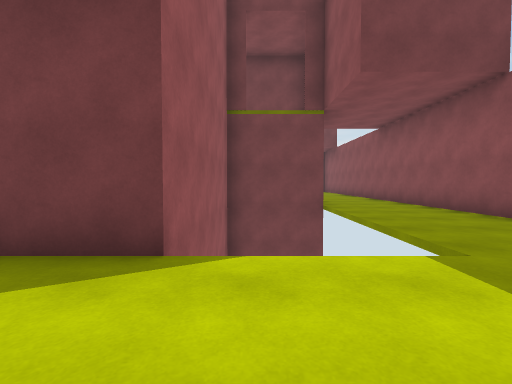
view 1 (above)

24 first-person views from a walk through a 3-D level made in the Unity game engine. The camera is 1.2 m above the floor, tilts 2° down and sees 85° across. The floor is counted in squares, 2 m on a side. Each view is taken from the middle of a square. On the plan, view 1 faces up. The plan holds only what a view shows up to about 9 squares ahead; the rest is blank. The place goes on beyond the plan. Some animated figures are not drawn.

view 2
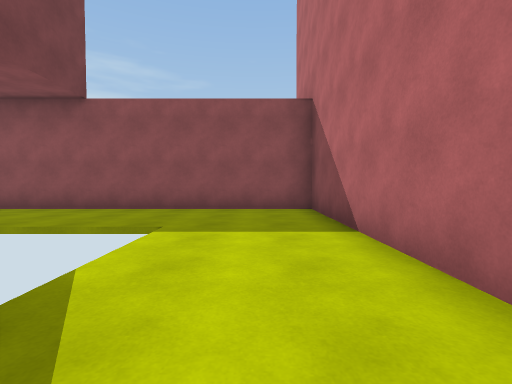

view 3
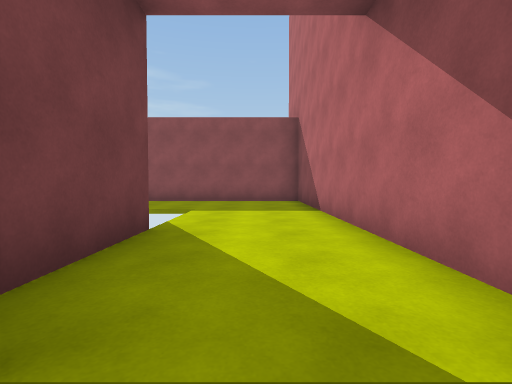

view 4
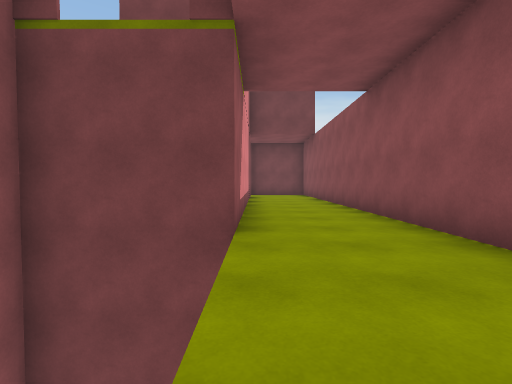

view 5
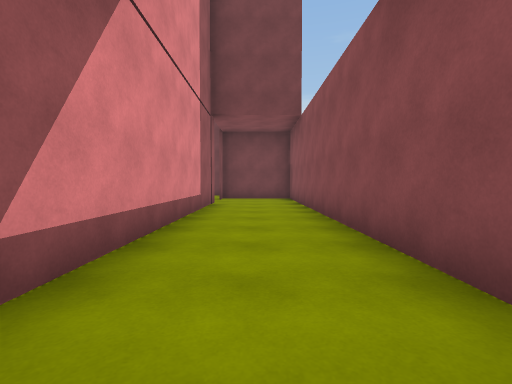

view 6
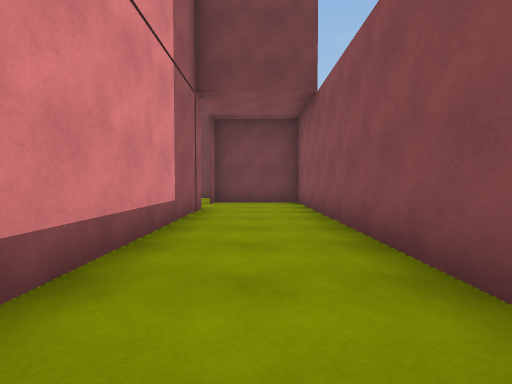

view 7
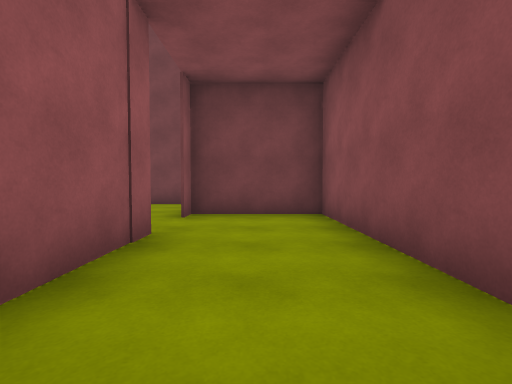

view 8
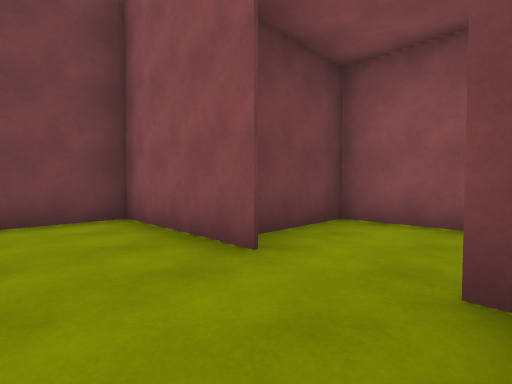

view 9
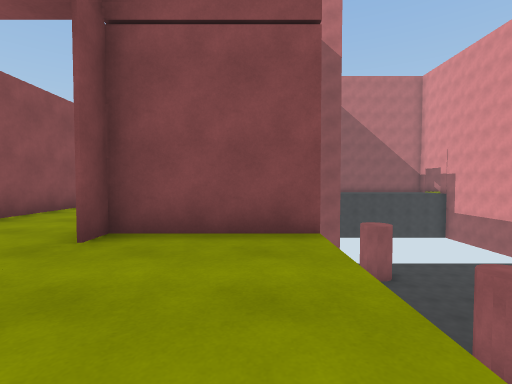

view 10
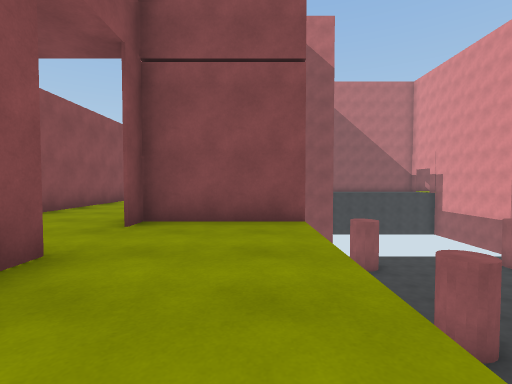

view 11
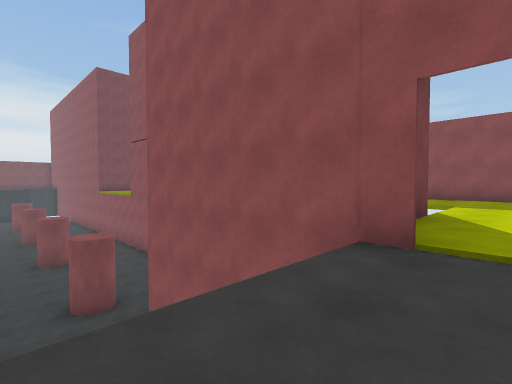

view 12
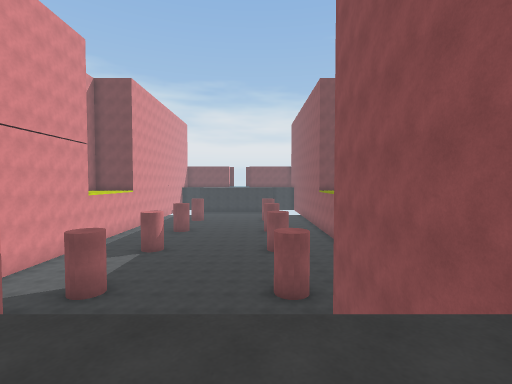

view 13
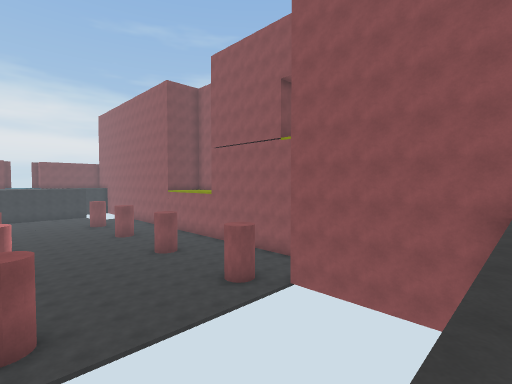

view 14
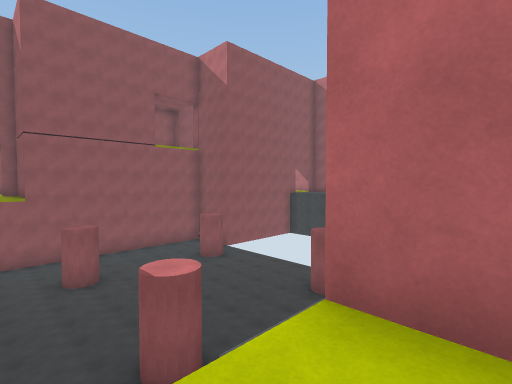

view 15
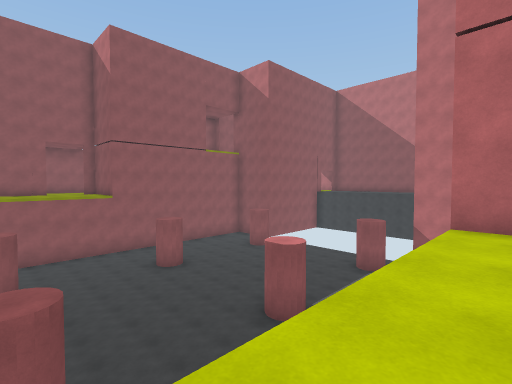

view 16
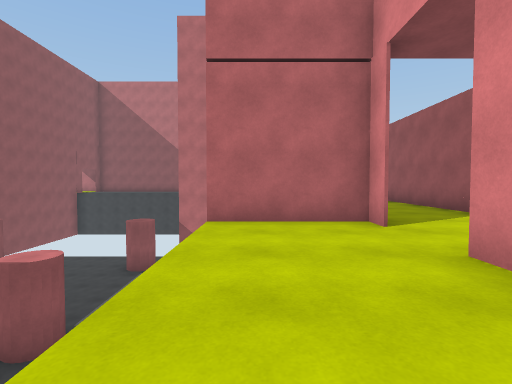

view 17
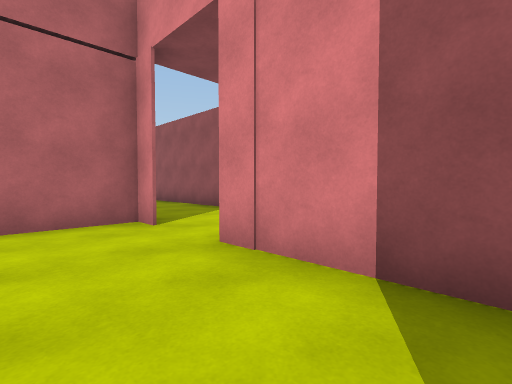

view 18
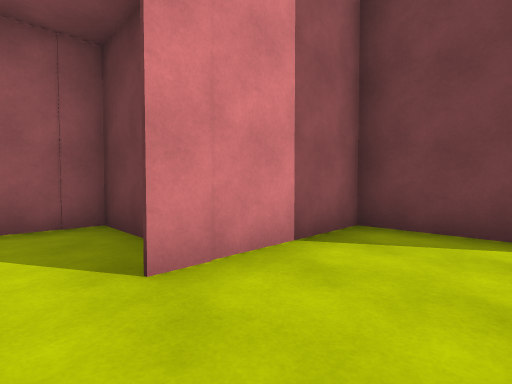

view 19
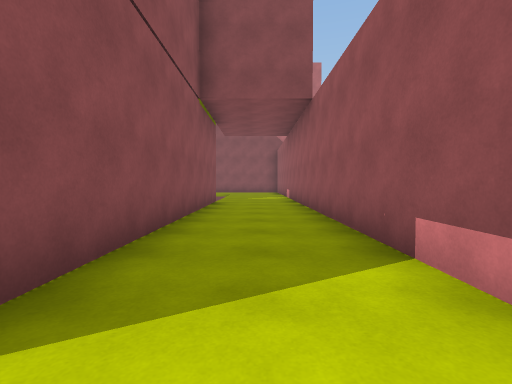

view 20
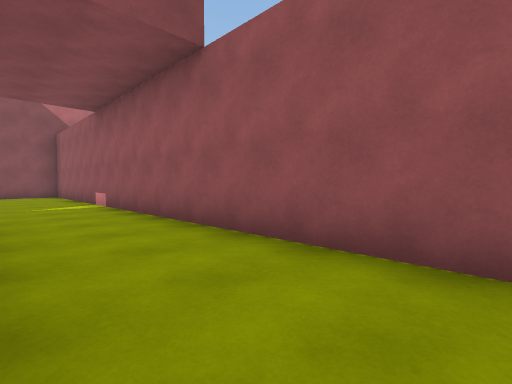

view 21
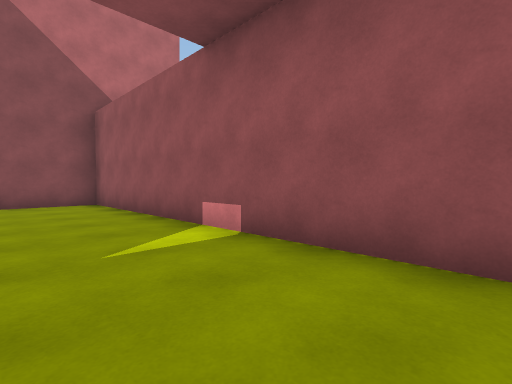

view 22
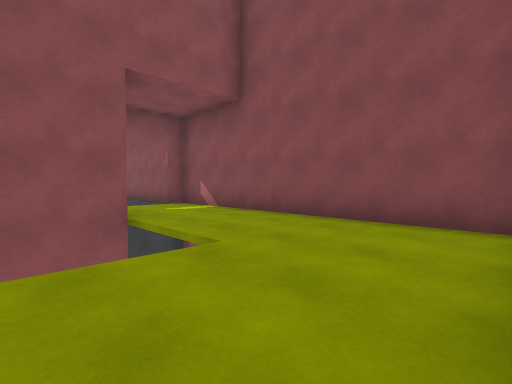

view 23
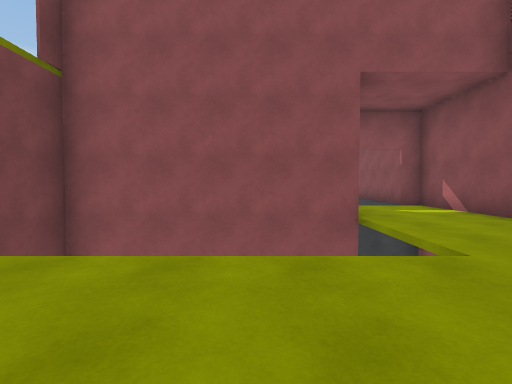

view 24
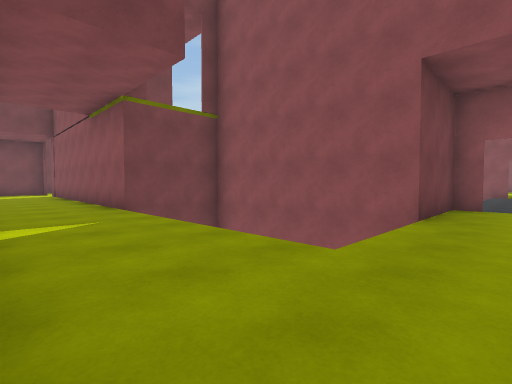

### Floor plan
Key: @ floor where view 1 was taken; # wall or solid block; . floor; v drop or lower ground; O other object.
Columns run from 19 left of view 1 to 5 right of it. Each row starts with its distance up from view 1.
 20    ###             ###
 19    #..v   O        ..#
 18 ####..v  Ovvvv vv v..####
 17 #..#..v  vvvvvvvv v..#..#
 16 #.....v  vvvvvvvv v.....#
 15 #..#..v  vvvvvvvvvv.#...#
 14 #..###   vOvvvvvv  ##...#
 13 #...#    Ovvvvvv    #...#
 12 #...#    vvvvvvv    #...#
 11 #...#    vvvvvvv    #...#
 10 #...# vvvvvvvvvvvv  #...#
  9 #...# vvvvOvvvvvvv  #...#
  8 #...#  vvOvvvvvvv   #...#
  7 #...###   vvvvvv#####...#
  6 #...  #         ###  ...#
  5 #...                 ...#
  4 #...                 ...#
  3 #...  ###       ###  ...#
  2 #.......#.......#.......#
  1 #..........  ...........#
  0 #.......#..     #..@....#
 -1 ###########     #########

Positions as (right, up) in squares from view 1, and headings:
1: (0, 0), facing up
2: (-2, 1), facing right
3: (-4, 1), facing right
4: (2, 4), facing up
5: (3, 7), facing up
6: (3, 9), facing up
7: (3, 12), facing up
8: (0, 15), facing up-right
9: (0, 18), facing down
10: (0, 19), facing down
11: (-6, 1), facing up-right
12: (-5, 1), facing up
13: (-10, 2), facing up-right
14: (-14, 16), facing down-right
15: (-14, 19), facing down-right
16: (-14, 19), facing down
17: (-14, 19), facing down-left
18: (-14, 16), facing up-left
19: (-17, 16), facing down
20: (-16, 13), facing down-left
21: (-16, 8), facing down-left
22: (-18, 4), facing down-right
23: (-18, 4), facing right
24: (-18, 1), facing up-right
